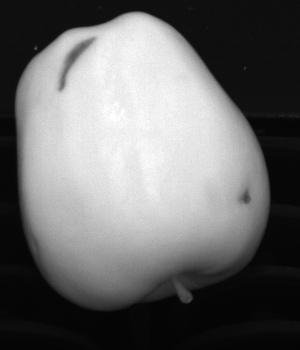
#> input picture Fruit_Inspection/images/first task/C0_000001.png, 300 x 350 px, found by its file name
$ jupyter execute M_Fruit_Inspection.ipynb   (shell and % lines are left out)
#> lines starting #> are read from the running program, lines starting #| are printed output that depends on the picture; after the words box and inside, x2 and y2 are one past the last pixel; in counts of white or black regions, pixels touching at a corner belong together
# Fruit Inspection
*Eleonora Misino - Feb. 12, 2020*

----------------------------------
1. **Load Images**
2. **Fruit Segmentation**
    2.1 Otsu's Method
    2.2 Flood-fill Approach
    2.3 Segmented Images
3. **Defects Detection**
    3.1 Canny Edge Detector
    3.2 Erosion
4. **Conclusion**

---------------------------
## 1. Load Images
We have three pairs of images acquired through a **NIR (Near Infra-Red)** and a **color camera** with a little **parallax effect**.
We load and display the images below.

[cell 1]
from google.colab import drive
drive.mount('/content/drive')

[cell 2]
import cv2
import numpy as np
from matplotlib import pyplot as plt


# [10 lines of commented-out code are left out]

img_path = '/content/drive/MyDrive/Roba di Rosso/IP&CV_projects/Fruit_Inspection/images/'

# First task
## NIR images
img1 = cv2.imread(img_path + "first task/C0_000001.png", cv2.IMREAD_GRAYSCALE)
#> img1 is the input picture: shape (350, 300); min 3, max 255, mean 106.4
img2 = cv2.imread(img_path + "first task/C0_000002.png", cv2.IMREAD_GRAYSCALE)
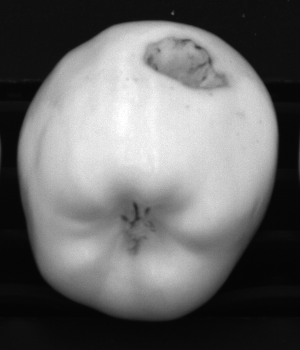
#> input picture Fruit_Inspection/images/first task/C0_000002.png, 300 x 350 px, found by its file name
#> img2 is the input picture: shape (350, 300); min 4, max 255, mean 105
img3 = cv2.imread(img_path + "first task/C0_000003.png", cv2.IMREAD_GRAYSCALE)
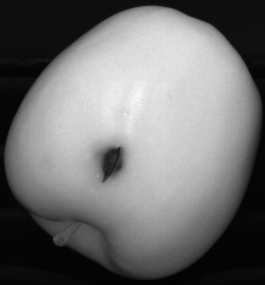
#> input picture Fruit_Inspection/images/first task/C0_000003.png, 265 x 285 px, found by its file name
#> img3 is the input picture: shape (285, 265); min 2, max 255, mean 113.4

## Colored images
img1_c = cv2.cvtColor(cv2.imread(img_path + "first task/C1_000001.png", cv2.IMREAD_COLOR),cv2.COLOR_BGR2RGB)
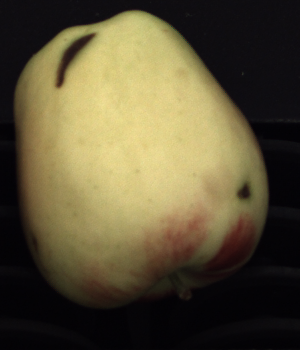
#> input picture Fruit_Inspection/images/first task/C1_000001.png, 300 x 350 px, found by its file name
img2_c = cv2.cvtColor(cv2.imread(img_path + "first task/C1_000002.png", cv2.IMREAD_COLOR),cv2.COLOR_BGR2RGB)
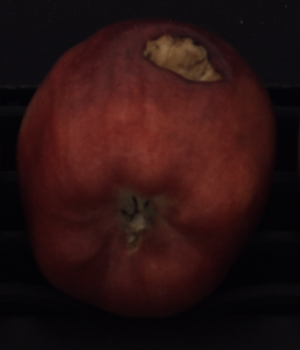
#> input picture Fruit_Inspection/images/first task/C1_000002.png, 300 x 350 px, found by its file name
img3_c = cv2.cvtColor(cv2.imread(img_path + "first task/C1_000003.png", cv2.IMREAD_COLOR),cv2.COLOR_BGR2RGB)
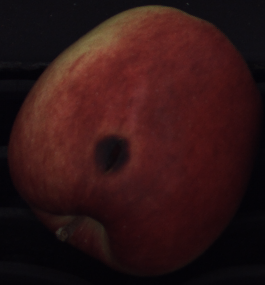
#> input picture Fruit_Inspection/images/first task/C1_000003.png, 265 x 285 px, found by its file name

#Plot images
plt.figure(figsize=(10,10))
plt.subplot(2,3,1)
plt.imshow(img1, cmap='gray', vmin=0, vmax=255)
plt.title("NIR img1", fontsize = 15)
plt.subplot(2,3,2)
plt.imshow(img2, cmap='gray', vmin=0, vmax=255)
plt.title("NIR img2", fontsize = 15)
plt.subplot(2,3,3)
plt.imshow(img3, cmap='gray', vmin=0, vmax=255)
plt.title("NIR img3", fontsize = 15)
plt.subplot(2,3,4)
plt.imshow(img1_c)
plt.title("Colored img1", fontsize = 15)
plt.subplot(2,3,5)
plt.imshow(img2_c)
plt.title("Colored img2", fontsize = 15)
plt.subplot(2,3,6)
plt.imshow(img3_c)
plt.title("Colored img3", fontsize = 15)
plt.show()

------------------
## 2. Fruit Segmentation

We want to inspect the fruit to locate any defects, thus we need to remove the background and focus the analysis on the fruit (hereinafter called *foreground*).

One of the most used tool to isolate the foreground is the so called ***Binary Mask***: a binary image having the same size as the target image and defining a region of interest (*ROI*).
In particular:
* mask pixel values of `1` indicate the image pixel belongs to the ROI;
* mask pixel values of `0` indicate the image pixel is part of the background.

We create our binary masks by **thresholding** the *gray-level histogram* of each NIR image displayed below.

[cell 3]
#Gray-level histograms
plt.figure(figsize = (20, 5), num = 'Gray-level histograms')
plt.subplot(1,3,1)
plt.hist(img1.flatten(), bins = 50, color = 'black');
plt.ticklabel_format()
plt.grid()
plt.title("img1 g-lvl histogram", fontsize = 15)
plt.subplot(1,3,2)
plt.hist(img2.flatten(), bins = 50, color = 'black');
plt.grid()
plt.title("img2 g-lvl histogram", fontsize = 15)
plt.subplot(1,3,3)
plt.hist(img3.flatten(), bins = 50, color = 'black');
plt.grid()
plt.title("img3 g-lvl histogram", fontsize = 15)
plt.show()
#> figure, not shown here; panel 1: tallest bar 21132 high, from x = 3 to 8.04; panel 2: tallest bar 18372 high, from x = 4 to 9.02; panel 3: tallest bar 10535 high, from x = 2 to 7.06

### 2.1  Otsu's Method

The three histograms clearly show the *background peaks*, but the gray-level values are spread over the whole range; thus it's **hard to manually find a correct threshold** for each image.

How could we select a **meaningful threshold**?

One of the most well known approach is the [**Otsu's method**](https://en.wikipedia.org/wiki/Otsu%27s_method), which consists in maximizing the *between-group variance* of the background and the foreground.
Therefore, this method provides the **thresholding value** which makes both the background and the foreground the **most homogeneous as possible**.

Once we have found the best threshold according to Otsu's method, we create our binary mask by setting at `0`  each pixel classified as background and at `1` each foreground pixel.

The resulting masks exhibit some **holes** which coincide to the darkest regions of the fruit that have been **wrongly classified as background**.
It's not surprising that the thresholding operation misclassified some pixels: as we highlighted, the intensity distribution is quite stretched and therefore the presence of *false negatives* and *false positives* is very likely.

[cell 4]
# Thresholding with Otsu's method
thresh = 25
maxValue = 1

th1, dst1 = cv2.threshold(img1, thresh, maxValue, cv2.THRESH_OTSU)
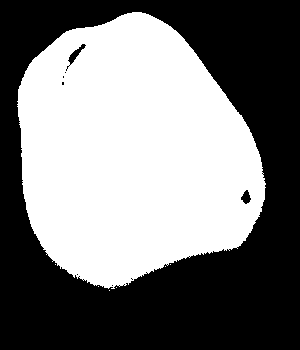
#> dst1: shape (350, 300); values 0 (black) and 1 (white), 48.1% white; 7 white regions (6 under 20 px), largest, box (x1, y1, x2, y2) and area: (17, 12, 266, 289) 50519
#> th1 = 109
th2, dst2 = cv2.threshold(img2, thresh, maxValue, cv2.THRESH_OTSU)
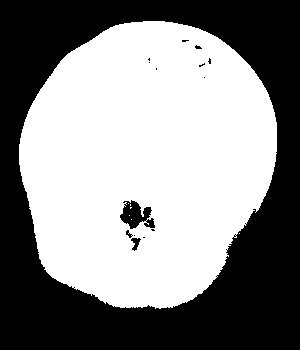
#> dst2: shape (350, 300); values 0 (black) and 1 (white), 54% white; 15 black regions (11 under 20 px), largest, box (x1, y1, x2, y2) and area: (0, 0, 300, 350) 47509, (120, 200, 155, 229) 580, (131, 238, 141, 251) 70, (126, 230, 133, 238) 26
#> th2 = 98
th3, dst3 = cv2.threshold(img3, thresh, maxValue, cv2.THRESH_OTSU);
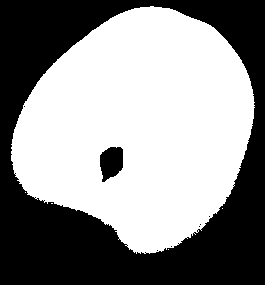
#> dst3: shape (285, 265); values 0 (black) and 1 (white), 55.8% white; 8 black regions (6 under 20 px), largest, box (x1, y1, x2, y2) and area: (0, 0, 265, 285) 32769, (100, 147, 123, 182) 615
#> th3 = 104

[cell 5]
print("The resulting thresholding values are:\n\n {:0.0f} for img1,\n {:0.0f} for img2,\n {:0.0f} for img3."\
      .format(th1, th2, th3))
#| The resulting thresholding values are:
#|  109 for img1,
#|  98 for img2,
#|  104 for img3.

[cell 6]
#Plot Binary Masks
plt.figure(figsize=(10,10))
plt.subplot(1,3,1)
plt.imshow(dst1 * 255, cmap='gray', vmin=0, vmax=255)
plt.title("Binary Mask - img1", fontsize = 15)
plt.subplot(1,3,2)
plt.imshow(dst2 * 255, cmap='gray', vmin=0, vmax=255)
plt.title("Binary Mask - img2", fontsize = 15)
plt.subplot(1,3,3)
plt.imshow(dst3 * 255, cmap='gray', vmin=0, vmax=255)
plt.title("Binary Mask - img3", fontsize = 15)
plt.show()

### 2.2 Flood-fill approach
To correct the false negatives introduced by the thresholding, we use the [**flood-fill algorithm**](https://en.wikipedia.org/wiki/Flood_fill) to **fill the *connected components*** in the target image with a specified value.

In the lines below, we use the `floodFill` function of `OpenCV` to fill the holes inside our binary masks:
* we set at `1` the filling value and we prepare a $(h+2) \times (w+2)$ empty mask, where $h$ and $w$ are the dimensions of the original image;
* we fill the connected components in the original image and we invert the resulting binary image;
* we combine the original image with the new one to get a Binary Mask without holes.

[cell 7]
#Flood fill apporach

#Copy the masks
dst1_floodfill = dst1.copy()
dst2_floodfill = dst2.copy()
dst3_floodfill = dst3.copy()

# Masks used to flood filling
h, w = dst1.shape[:2]
#> h = 350; w = 300
m1 = np.zeros((h+2, w+2), np.uint8)
h, w = dst2.shape[:2]
m2 = np.zeros((h+2, w+2), np.uint8)
h, w = dst3.shape[:2]
#> h = 285; w = 265
m3 = np.zeros((h+2, w+2), np.uint8)

# Floodfill starting from point (0,0) with new value 1
seed_point = (0,0)
newValue = 1

cv2.floodFill(dst1_floodfill, m1, seed_point, newValue);
#> dst1_floodfill: shape (350, 300); values 0 (black) and 1 (white), 99.8% white; 16 black regions (14 under 20 px), largest, box (x1, y1, x2, y2) and area: (66, 44, 86, 71) 122, (241, 190, 251, 204) 86
cv2.floodFill(dst2_floodfill, m2, seed_point, newValue);
cv2.floodFill(dst3_floodfill, m3, seed_point, newValue);
#> dst3_floodfill: shape (285, 265); values 0 (black) and 1 (white), 99.2% white; 15 black regions (14 under 20 px), largest, box (x1, y1, x2, y2) and area: (100, 147, 123, 182) 615

#Invert the resulting images
holes1 = np.invert(dst1_floodfill > 0)
holes2 = np.invert(dst2_floodfill > 0)
holes3 = np.invert(dst3_floodfill > 0)

#Combine the two images to get the final binary masks
mask1 = dst1 | holes1
#> mask1: shape (350, 300); values 0 (black) and 1 (white), 48.3% white; 7 white regions (6 under 20 px), largest, box (x1, y1, x2, y2) and area: (17, 12, 266, 289) 50748
mask2 = dst2 | holes2
#> mask2: shape (350, 300); values 0 (black) and 1 (white), 54.8% white; 1 black region, box (x1, y1, x2, y2) and area: (0, 0, 300, 350) 47501
mask3 = dst3 | holes3
#> mask3: shape (285, 265); values 0 (black) and 1 (white), 56.6% white; 1 black region, box (x1, y1, x2, y2) and area: (0, 0, 265, 285) 32760

[cell 8]
#Plot filled masks
plt.figure(figsize=(10,10))
plt.subplot(1,3,1)
plt.title("Binary Mask - img1", fontsize = 15)
plt.imshow(mask1 * 255, cmap='gray', vmin=0, vmax=255)
plt.subplot(1,3,2)
plt.title("Binary Mask - img2", fontsize = 15)
plt.imshow(mask2 * 255, cmap='gray', vmin=0, vmax=255)
plt.subplot(1,3,3)
plt.title("Binary Mask - img3", fontsize = 15)
plt.imshow(mask3 * 255, cmap='gray', vmin=0, vmax=255)
plt.show()

### 2.3 Segmented Images

We apply the binary masks on both the NIR and the colored images: the resulting images present a completely **homogeneous background** and the **unmodified fruit**.

[cell 9]
#Create the masks for the colored images
mask1_RGB = cv2.cvtColor(mask1, cv2.COLOR_GRAY2BGR)
mask2_RGB = cv2.cvtColor(mask2, cv2.COLOR_GRAY2BGR)
mask3_RGB = cv2.cvtColor(mask3, cv2.COLOR_GRAY2BGR)

#Apply the masks
m_img1_c = img1_c * mask1_RGB
m_img2_c = img2_c * mask2_RGB
m_img3_c = img3_c * mask3_RGB

Img1 = img1 * mask1
Img2 = img2 * mask2
Img3 = img3 * mask3

[cell 10]
# Plot segmented images
plt.figure(figsize=(10,10))
plt.subplot(2,3,1)
plt.imshow(Img1, cmap='gray', vmin=0, vmax=255)
plt.title("NIR img1", fontsize = 15)
plt.subplot(2,3,2)
plt.imshow(Img2, cmap='gray', vmin=0, vmax=255)
plt.title("NIR img2", fontsize = 15)
plt.subplot(2,3,3)
plt.imshow(Img3, cmap='gray', vmin=0, vmax=255)
plt.title("NIR img3", fontsize = 15)
plt.subplot(2,3,4)
plt.imshow(m_img1_c)
plt.title("Colored img1", fontsize = 15)
plt.subplot(2,3,5)
plt.imshow(m_img2_c)
plt.title("Colored img2", fontsize = 15)
plt.subplot(2,3,6)
plt.imshow(m_img3_c)
plt.title("Colored img3", fontsize = 15)
plt.show()

-----------------
## 3. Defects Detection

### 3.1 Canny Edge Detector
The imperfections show sharp edges and so we can use an **edge detector** to "draw" their contours.

There exist several edge detectors and all of them are based on finding the **discontinuities in brightness**. The one we are going to use is named [**Canny Edge Detector**](https://en.wikipedia.org/wiki/Canny_edge_detector) and it is implemented in `OpenCV` in the `Canny` function.

`Canny` function has two parameters (*high-threshold* and *low-threshold*) which determine the **hysteresis process** of thresholding and which have to be carefully tuned.
There are no universal guidelines to select the best parameter values, so we decided to apply the *Otsu's method* on the masked NIR image to set the *high-threshold* parameter and we set the *low-threshold* equal to half *high-threshold*.

[cell 11]
#Otsu's method
h_th1, _ = cv2.threshold(Img1, thresh, maxValue, cv2.THRESH_OTSU)
#> h_th1 = 99
h_th2, _ = cv2.threshold(Img2, thresh, maxValue, cv2.THRESH_OTSU)
#> h_th2 = 89
h_th3, _ = cv2.threshold(Img3, thresh, maxValue, cv2.THRESH_OTSU)
#> h_th3 = 90

print("The high-threshold values are:\n\n {:0.0f} for Img1,\n {:0.0f} for Img2,\n {:0.0f} for Img3."\
      .format(h_th1, h_th2, h_th3))
#| The high-threshold values are:
#|  99 for Img1,
#|  89 for Img2,
#|  90 for Img3.


#Canny's detector
Canny_1 = cv2.Canny(Img1, h_th1 / 2, h_th1)
#> Canny_1: shape (350, 300); 1.3% white in thin lines or dots, all inside (x1, y1, x2, y2) = (17, 12, 266, 292)
Canny_2 = cv2.Canny(Img2, h_th2 / 2, h_th2)
#> Canny_2: shape (350, 300); 2% white in thin lines or dots, all inside (x1, y1, x2, y2) = (19, 21, 277, 309)
Canny_3 = cv2.Canny(Img3, h_th3 / 2, h_th3)
#> Canny_3: shape (285, 265); 1.8% white in thin lines or dots, all inside (x1, y1, x2, y2) = (11, 6, 255, 254)

### 3.2 Erosion
The resulting images show the contours of both the fruit and the imperfections, and we can also notice some *spurious* edges.
We would like to obtain a binary image with only the fruit defects as foreground, therefore we have to remove the unnecessary parts.
A very useful tool is the `erode` function of `OpenCV`, which performs the operation of [**erosion**](https://en.wikipedia.org/wiki/Erosion_(morphology)) on the target image.

[cell 12]
# Plot edges found by Canny's detector
plt.figure(figsize=(10,10))
plt.subplot(1,3,1)
plt.imshow(Canny_1, cmap = 'gray')
plt.title("Edges - Img1", fontsize = 15)
plt.subplot(1,3,2)
plt.imshow(Canny_2, cmap = 'gray')
plt.title("Edges - Img2", fontsize = 15)
plt.subplot(1,3,3)
plt.imshow(Canny_3, cmap = 'gray')
plt.title("Edges - Img3", fontsize = 15)
plt.show()

The `erode` function takes 3 arguments:
* the original image;
* the *kernel* (the matrix with which image is convolved);
* the *number of iterations* which will determine the degree of erosion.

For our purpose, we take as **kernel** a $5 \times 5$ empty matrix and we set at $5$ the **number of iterations**.

We proceed by eroding the original binary mask (the one generated using Otsu's thresholding and filled with the flood-fill approach); then we use the eroded binary mask to extract only the imperfections contours from the image provided by the edge detector.

In the lines below we build the *ad hoc* function `defects` and we generate the three "*defects*" images.

[cell 13]
#Erosion

def defects(canny_img, mask, kernel_size = (5,5), n_iter = 1):

    #Erosion
    kernel = np.ones(kernel_size, np.uint8)
    eroded_mask = cv2.erode(mask, kernel, iterations = n_iter)

    #Apply mask
    canny_mask = (np.invert(canny_img)*mask).flatten()
    empty = np.zeros(canny_mask.shape)
    i = 0

    for n in eroded_mask.flatten():
        i += 1
        if n :
            if canny_mask[i] == 0:
                empty[i] = 255

    return empty.reshape(canny_img.shape)

[cell 14]
defects1 = defects(Canny_1, mask1, n_iter=5)
#> in defects, `eroded_mask = cv2.erode(mask, kernel, iterations = n_iter)`: eroded_mask: shape (350, 300); values 0 (black) and 1 (white), 38.7% white; 1 white region, box (x1, y1, x2, y2) and area: (28, 24, 254, 275) 40617
#> after the loop in defects, `for n in eroded_mask.flatten():`: i = 105000
#> in defects, `return empty.reshape(canny_img.shape)`: returned value: shape (350, 300) float64; 0.22% white in thin lines or dots, all inside (x1, y1, x2, y2) = (58, 37, 251, 205)
defects2 = defects(Canny_2, mask2, n_iter=5)
#> in defects (call 2), `eroded_mask = cv2.erode(mask, kernel, iterations = n_iter)`: eroded_mask: shape (350, 300); values 0 (black) and 1 (white), 44.7% white; 1 white region, box (x1, y1, x2, y2) and area: (29, 31, 267, 297) 46891
#> in defects (call 2), `return empty.reshape(canny_img.shape)`: returned value: shape (350, 300) float64; 0.92% white in thin lines or dots, all inside (x1, y1, x2, y2) = (119, 36, 232, 260)
defects3 = defects(Canny_3, mask3, n_iter=5)
#> call 3 of defects, with kernel_size = (5, 5), n_iter = 5
#> in defects (call 3), `eroded_mask = cv2.erode(mask, kernel, iterations = n_iter)`:
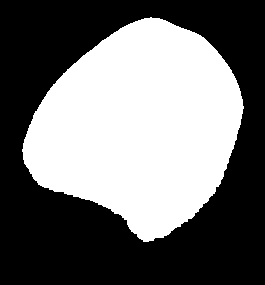
#> eroded_mask: shape (285, 265); values 0 (black) and 1 (white), 44.1% white; 1 white region, box (x1, y1, x2, y2) and area: (22, 17, 244, 242) 33320
#> after the loop in defects (call 3), `for n in eroded_mask.flatten():`: i = 75525
#> in defects (call 3), `return empty.reshape(canny_img.shape)`: returned value: shape (285, 265) float64; 0.37% white in thin lines or dots, all inside (x1, y1, x2, y2) = (87, 113, 127, 183)

[cell 15]
# Plot the defects
plt.figure(figsize=(10,10))
plt.subplot(1,3,1)
plt.imshow(defects1, cmap = 'gray')
plt.title("Defects Mask - img1", fontsize = 15)
plt.subplot(1,3,2)
plt.imshow(defects2, cmap = 'gray')
plt.title("Defects Mask- img2", fontsize = 15)
plt.subplot(1,3,3)
plt.imshow(defects3, cmap = 'gray')
plt.title("Defects Mask- img3", fontsize = 15)
plt.show()

------------------------------------------------
## 4. Conclusion

We use the "*defects*" images to draw the detected defects both on the NIR and the colored images.

As expected, in the resulting colored images the detected defects do **not perfectly match** the real imperfections contours: this is because we apply the edge detector on the NIR images and, as mentioned at the beginning, the pairs of images are affected by the **parallax effect**.

We also notice that the apple **sepals** have been classified as **defects** in *img2*: the sepals exhibit a sharp change in intensity wich has been detected by *Canny Edge Detector*.

[cell 16]
def draw_defects_Gray(img, defects):

    img_RGB = cv2.cvtColor(img, cv2.COLOR_GRAY2BGR)
    h,w,bpp = img_RGB.shape

    for py in range(0,h):
        for px in range(0,w):
            if(defects[py][px]):
                img_RGB[py][px][0] = 255
                img_RGB[py][px][1] = 0
                img_RGB[py][px][2] = 255

    return img_RGB

def draw_defects_RGB(img, defects):

    h,w,bpp = img.shape
    img_copy = img.copy()

    for py in range(0,h):
        for px in range(0,w):
            if(defects[py][px]):
                img_copy[py][px][0] = 255
                img_copy[py][px][1] = 0
                img_copy[py][px][2] = 255

    return img_copy

[cell 17]
defects_img1 = draw_defects_Gray(img1, defects1)
#> after the loop in draw_defects_Gray, `for py in range(0,h):`: img_RGB: shape (350, 300, 3); 0.22% of pixels changed, all inside (x1, y1, x2, y2) = (58, 37, 251, 205)
defects_img2 = draw_defects_Gray(img2, defects2)
#> after the loop in draw_defects_Gray (call 2), `for py in range(0,h):`:
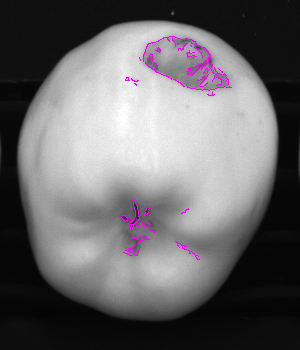
#> img_RGB: shape (350, 300, 3); 0.92% of pixels changed, all inside (x1, y1, x2, y2) = (119, 36, 232, 260)
defects_img3 = draw_defects_Gray(img3, defects3)

defects_img1_RGB = draw_defects_RGB(img1_c, defects1)
defects_img2_RGB = draw_defects_RGB(img2_c, defects2)
defects_img3_RGB = draw_defects_RGB(img3_c, defects3)
